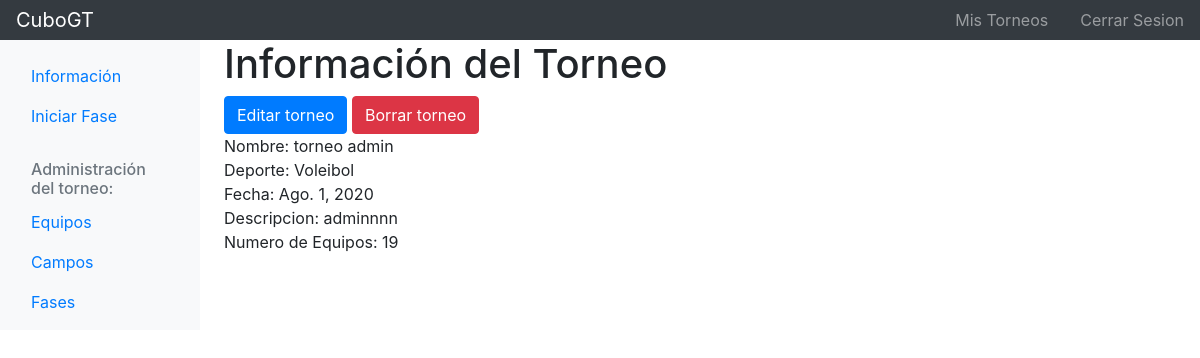
/es/gt/torneo/4/ (signed in), run on an earlier commit of the app's database.
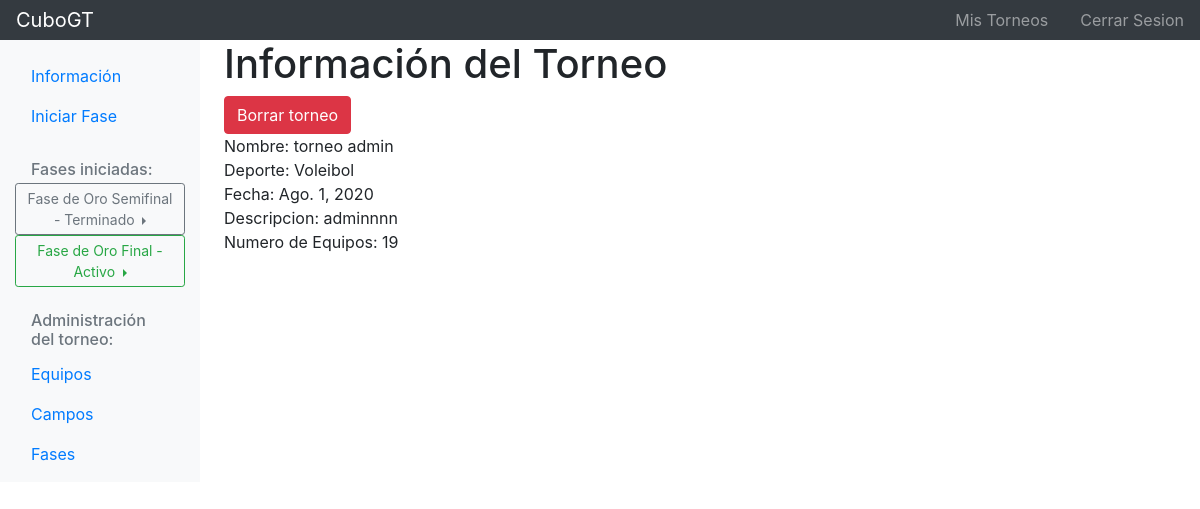
And on a later commit of the database.
### cubogt/models.py (models this page shows, shortened)
class Fase(models.Model):
	torneo = models.ForeignKey('Torneo', on_delete=models.CASCADE)
	equipos = models.ManyToManyField('Equipo')
	campos = models.ManyToManyField('Campo')
	numero_activacion = models.IntegerField(null=True, default=None)
	nombre = models.CharField(max_length=100)
	prefijo_eliminatoria = models.CharField(max_length=100, default=nombre)
	tipo_fase = models.IntegerField(choices=TIPO_FASE)
	numero_equipos_max = models.IntegerField(null=True, blank=True)
	doble_partido = models.BooleanField()
	numero_sets = models.IntegerField(null=True)
	numero_puntos = models.IntegerField(null=True)
	puntos_maximos = models.IntegerField(null=True, blank=True)
	estado = models.IntegerField(choices=ESTADO_CHOICES, default=CREACION)
	UPD = models.DateTimeField(auto_now=True)
	NWD = models.DateTimeField(auto_now_add=True)
	class Meta:
		ordering = ["numero_activacion", "nombre"]

### cubogt/views/torneo_views.py (the view)
# urls.py: path('torneo/<int:torneo_id>/', torneo_views.torneo_ver, name='torneo'),
def torneo_ver(request, torneo_id):
	torneo = get_object_or_404(Torneo, pk=torneo_id)
	fase_activa_terminada_list = FaseController.get_fases_activas_terminadas(torneo)
	context = {'torneo': torneo, 'fase_activa_terminada_list': fase_activa_terminada_list}
	return render(request, 'cubogt/torneos/torneo.html', context)

### cubogt/controller/FaseController.py (called while the page is built)
def get_fases_activas_terminadas(torneo):
	fases_activas_terminadas = Fase.objects.filter(torneo=torneo).exclude(estado=CREACION)
	return fases_activas_terminadas

### cubogt/models.py (called while the page is built)
	def __str__(self):
		return self.nombre

### cubogt/templates/cubogt/torneos/torneo.html (shortened to what this page needs)
{% extends "cubogt/base/body/navbar_lateral/navbar_torneo.html" %}
{% load i18n %}
{% block content %}
    <h1>{% trans "Información del Torneo" %}</h1>
    {% if torneo.estado == CREACION %}
        <a type="button" class="btn btn-primary" href="{% url 'torneo_editar' torneo.id %}">{% trans "Editar torneo" %}</a>
    {% endif %}
    <button type="button" class="btn btn-danger" data-toggle="modal" data-target="#torneoBorrar">{% trans "Borrar torneo" %}</button>
    <div>{% trans "Nombre: " %}{{ torneo.nombre }}</div>
    <div>{% trans "Deporte: " %}{{ torneo.deporte.get_nombre_display }}</div>
    <div>{% trans "Fecha: " %}{{ torneo.fecha }}</div>
    <div>{% trans "Descripcion: " %}{{ torneo.descripcion }}</div>
    <div>{% trans "Numero de Equipos: " %}{{ torneo.numero_equipos_max }}</div>
{% endblock content %}

### cubogt/templates/cubogt/base/body/navbar_lateral/navbar_torneo.html (shortened to what this page needs)
{% extends "cubogt/base/body/navbar_lateral/navbar.html" %}
{% load i18n %}
{% block nav_lateral %}
    <ul class="nav flex-column">
        <li class="nav-item">
            <a class="nav-link active" href="{% url 'torneo' torneo.id %}">
                {% trans "Información" %} <span class="sr-only">(current)</span>
            </a>
        </li>
        <li class="nav-item">
            <a class="nav-link" href="{% url 'fase_iniciar_lista' torneo.id %}">
                {% trans "Iniciar Fase" %}
            </a>
        </li>
        {% if fase_activa_terminada_list %}
            <h6 class="sidebar-heading d-flex justify-content-between align-items-center px-3 mt-4 mb-1 text-muted">
                <span>{% trans "Fases iniciadas:" %}</span>
            </h6>
            {% for fase in fase_activa_terminada_list %}
                  <div class="btn-group dropright">
                        {% if fase.estado == ACTIVO %}
                            <div class="btn btn-outline-success btn-sm dropdown-toggle" style="white-space: normal;" data-toggle="dropdown" aria-haspopup="true" aria-expanded="false">
                        {% else %}
                            <div class="btn btn-outline-secondary btn-sm dropdown-toggle" style="white-space: normal;" data-toggle="dropdown" aria-haspopup="true" aria-expanded="false">
                        {% endif %}
                            {{ fase.nombre }} - {{ fase.get_estado_display }}
                            </div>
                    </div>
            {% endfor %}
        {% endif %}
    </ul>
    <h6 class="sidebar-heading d-flex justify-content-between align-items-center px-3 mt-4 mb-1 text-muted">
        <span>{% trans "Administración del torneo:" %}</span>
    </h6>
    <ul class="nav flex-column mb-2">
        <li class="nav-item">
            <a class="nav-link" href="{% url 'equipo_lista' torneo.id %}">
                {% trans "Equipos" %}
            </a>
        </li>
        <li class="nav-item">
            <a class="nav-link" href="{% url 'campo_lista' torneo.id %}">
                {% trans "Campos" %}
            </a>
        </li>
        <li class="nav-item">
            <a class="nav-link" href="{% url 'fase_lista' torneo.id %}">
                {% trans "Fases" %}
            </a>
        </li>
    </ul>
{% endblock nav_lateral %}

What changed in the data, as far as the page shows it:
added Fase: nombre "Fase de Oro Semifinal", estado "Terminado"
added Fase: nombre "Fase de Oro Final", estado "Activo"
changed Torneo "torneo admin": estado 0 → 1 (drawn)
Also different on the page:
text no longer shown: "Editar torneo"
text now shown: "Fases iniciadas:"
